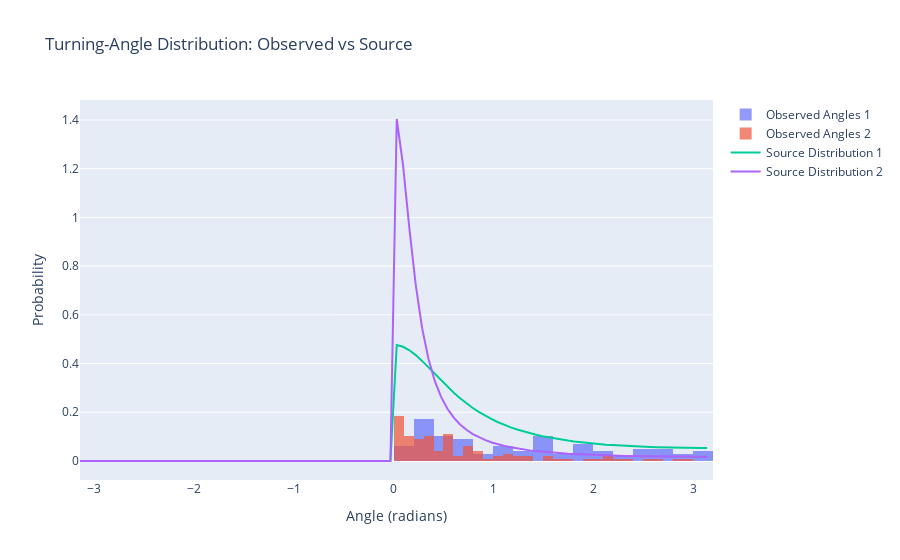

Notebook source saved alongside this figure:
### Code cell
import numpy as np
import pandas as pd
import plotly.graph_objects as go
from scipy.stats import wrapcauchy

def correlated_random_walk_cauchy(n_steps, step_size=1, cauchy_coeff=0.5):
    """
    Genera una trayectoria de CRW con ángulos distribuidos según la distribución de Cauchy.
    
    Parameters:
    - n_steps: Número de pasos
    - step_size: Tamaño de los pasos
    - cauchy_coeff: Coeficiente de Cauchy para controlar el comportamiento de los ángulos
    
    Returns:
    - df: DataFrame con las posiciones x, y
    """
    # Generar ángulos con distribución de Cauchy
    angles = wrapcauchy.rvs(cauchy_coeff, size=n_steps)
    positions = [[0, 0]]  # Iniciar en el origen
    
    for i in range(1, n_steps):
        dx = step_size * np.cos(angles[i])
        dy = step_size * np.sin(angles[i])
        new_position = [positions[-1][0] + dx, positions[-1][1] + dy]
        positions.append(new_position)
    
    df = pd.DataFrame(positions, columns=['x_pos', 'y_pos'])
    return df, angles
def turning_angles(df):
    """
    Calcula los ángulos de giro para una trayectoria dada.
    
    Parameters:
    df (pandas.DataFrame): DataFrame con las posiciones ['x_pos', 'y_pos'].
    
    Returns:
    numpy.array: Ángulos de giro entre cada tres puntos consecutivos.
    """
    angles = []
    for i in range(1, len(df) - 1):
        # Vectores entre puntos consecutivos
        vec1 = df.iloc[i] - df.iloc[i-1]
        vec2 = df.iloc[i+1] - df.iloc[i]
        
        # Producto punto y norma
        dot_product = np.dot(vec1, vec2)
        norm1 = np.linalg.norm(vec1)
        norm2 = np.linalg.norm(vec2)
        
        # Calcular el ángulo
        angle = np.arccos(dot_product / (norm1 * norm2))
        angles.append(angle)
    
    return np.array(angles)
# Generar dos trayectorias CRW con diferentes coeficientes de Cauchy
crw_trajectory_1, source_angles_1 = correlated_random_walk_cauchy(n_steps=100, cauchy_coeff=0.5)
crw_trajectory_2, source_angles_2 = correlated_random_walk_cauchy(n_steps=100, cauchy_coeff=0.8)

# Calcular los ángulos de giro observados para ambas trayectorias
observed_angles_1 = turning_angles(crw_trajectory_1)
observed_angles_2 = turning_angles(crw_trajectory_2)

# Graficar las distribuciones
fig = go.Figure()

# Histograma de ángulos observados para la primera trayectoria
fig.add_trace(go.Histogram(x=observed_angles_1, nbinsx=30, histnorm='probability', name='Observed Angles 1', opacity=0.7))

# Histograma de ángulos observados para la segunda trayectoria
fig.add_trace(go.Histogram(x=observed_angles_2, nbinsx=30, histnorm='probability', name='Observed Angles 2', opacity=0.7))

# Curva de distribución de Cauchy para la primera trayectoria
x_vals = np.linspace(-np.pi, np.pi, 100)
y_vals_1 = wrapcauchy.pdf(x_vals, 0.5)
fig.add_trace(go.Scatter(x=x_vals, y=y_vals_1, mode='lines', name='Source Distribution 1'))

# Curva de distribución de Cauchy para la segunda trayectoria
y_vals_2 = wrapcauchy.pdf(x_vals, 0.8)
fig.add_trace(go.Scatter(x=x_vals, y=y_vals_2, mode='lines', name='Source Distribution 2'))

# Configuración del gráfico
fig.update_layout(title='Turning-Angle Distribution: Observed vs Source',
                  xaxis_title='Angle (radians)',
                  yaxis_title='Probability',
                  barmode='overlay')

fig.show()

### Figure 1 — Plotly figure (JSON) as saved in the notebook; plotly's stock layout.template omitted (floating-point values rounded to 4 significant figures)
{"data": [{"histnorm": "probability", "name": "Observed Angles 1", "nbinsx": 30, "opacity": 0.7, "type": "histogram", "x": [1.796, 0.4907, 2.138, 2.95, 1.596, 1.935, 1.038, 0.3247, 0.3066, 0.8332, 0.7213, 1.373, 1.829, 2.578, 1.545, 0.2232, 0.7618, 0.7959, 3.047, 0.2502, 0.3815, 0.6865, 0.3671, 0.04409, 1.03, 1.017, 0.4491, 1.855, 2.094, 0.4925, 1.526, 1.452, 1.698, 3.024, 1.875, 1.543, 2.767, 0.2429, 2.487, 0.2241, 0.5354, 1.248, 0.8949, 0.354, 2.044, 3.004, 0.04874, 0.4916, 0.6863, 2.347, 0.2359, 1.9, 1.871, 2.863, 0.5297, 1.299, 1.052, 1.67, 0.7132, 0.4468, 0.1255, 2.519, 2.757, 0.2095, 1.558, 2.257, 2.737, 2.458, 0.48, 2.438, 1.902, 0.3747, 0.3752, 0.7981, 2.994, 2.71, 0.4658, 0.1996, 0.2932, 0.6093, 0.278, 0.00965, 0.6547, 1.049, 0.3081, 1.419, 1.52, 0.04009, 1.465, 1.406, 0.2575, 3.071, 1.324, 1.08, 2.711, 0.9049, 0.5629, 2.131]}, {"histnorm": "probability", "name": "Observed Angles 2", "nbinsx": 30, "opacity": 0.7, "type": "histogram", "x": [0.8062, 0.2469, 0.3516, 0.5585, 0.2999, 0.4734, 0.4922, 0.2426, 0.1447, 0.1729, 0.8228, 1.09, 0.3345, 0.26, 0.0252, 0.0788, 0.007638, 0.08533, 0.727, 0.1547, 0.531, 0.5483, 0.7997, 2.154, 1.518, 0.5657, 0.06188, 0.05005, 0.04078, 0.05096, 0.6384, 1.037, 0.2569, 1.143, 0.08829, 1.172, 0.07914, 1.272, 1.674, 0.8349, 0.1414, 0.4139, 0.2241, 0.4173, 0.5473, 0.5204, 1.371, 1.776, 0.314, 0.1124, 0.8159, 2.67, 2.591, 0.04726, 0.6979, 1.284, 0.5586, 0.5453, 0.506, 0.7101, 2.985, 0.001749, 2.843, 0.7563, 0.5982, 0.122, 0.08822, 0.3087, 0.5532, 0.7316, 0.1668, 0.02717, 0.1775, 2.327, 2.173, 0.7896, 1.925, 1.376, 0.9997, 1.6, 1.13, 0.3985, 0.06433, 0.1712, 0.3117, 0.2538, 0.1281, 0.01867, 0.3703, 0.2601, 0.3707, 0.2495, 0.002899, 0.09198, 2.001, 2.241, 0.307, 0.3309]}, {"mode": "lines", "name": "Source Distribution 1", "type": "scatter", "x": [-3.142, -3.078, -3.015, -2.951, -2.888, -2.824, -2.761, -2.697, -2.634, -2.57, -2.507, -2.443, -2.38, -2.317, -2.253, -2.19, -2.126, -2.063, -1.999, -1.936, -1.872, -1.809, -1.745, -1.682, -1.618, -1.555, -1.491, -1.428, -1.365, -1.301, -1.238, -1.174, -1.111, -1.047, -0.9837, -0.9203, -0.8568, -0.7933, -0.7299, -0.6664, -0.6029, -0.5395, -0.476, -0.4125, -0.3491, -0.2856, -0.2221, -0.1587, -0.0952, -0.03173, 0.03173, 0.0952, 0.1587, 0.2221, 0.2856, 0.3491, 0.4125, 0.476, 0.5395, 0.6029, 0.6664, 0.7299, 0.7933, 0.8568, 0.9203, 0.9837, 1.047, 1.111, 1.174, 1.238, 1.301, 1.365, 1.428, 1.491, 1.555, 1.618, 1.682, 1.745, 1.809, 1.872, 1.936, 1.999, 2.063, 2.126, 2.19, 2.253, 2.317, 2.38, 2.443, 2.507, 2.57, 2.634, 2.697, 2.761, 2.824, 2.888, 2.951, 3.015, 3.078, 3.142], "y": [0, 0, 0, 0, 0, 0, 0, 0, 0, 0, 0, 0, 0, 0, 0, 0, 0, 0, 0, 0, 0, 0, 0, 0, 0, 0, 0, 0, 0, 0, 0, 0, 0, 0, 0, 0, 0, 0, 0, 0, 0, 0, 0, 0, 0, 0, 0, 0, 0, 0, 0.4765, 0.469, 0.4546, 0.4347, 0.4109, 0.3847, 0.3575, 0.3305, 0.3045, 0.28, 0.2573, 0.2365, 0.2176, 0.2006, 0.1852, 0.1715, 0.1592, 0.1481, 0.1382, 0.1293, 0.1214, 0.1142, 0.1078, 0.102, 0.09672, 0.09199, 0.08772, 0.08385, 0.08034, 0.07716, 0.07428, 0.07167, 0.06931, 0.06716, 0.06523, 0.06347, 0.0619, 0.06048, 0.05921, 0.05808, 0.05708, 0.0562, 0.05544, 0.0548, 0.05426, 0.05382, 0.05348, 0.05324, 0.0531, 0.05305]}, {"mode": "lines", "name": "Source Distribution 2", "type": "scatter", "x": [-3.142, -3.078, -3.015, -2.951, -2.888, -2.824, -2.761, -2.697, -2.634, -2.57, -2.507, -2.443, -2.38, -2.317, -2.253, -2.19, -2.126, -2.063, -1.999, -1.936, -1.872, -1.809, -1.745, -1.682, -1.618, -1.555, -1.491, -1.428, -1.365, -1.301, -1.238, -1.174, -1.111, -1.047, -0.9837, -0.9203, -0.8568, -0.7933, -0.7299, -0.6664, -0.6029, -0.5395, -0.476, -0.4125, -0.3491, -0.2856, -0.2221, -0.1587, -0.0952, -0.03173, 0.03173, 0.0952, 0.1587, 0.2221, 0.2856, 0.3491, 0.4125, 0.476, 0.5395, 0.6029, 0.6664, 0.7299, 0.7933, 0.8568, 0.9203, 0.9837, 1.047, 1.111, 1.174, 1.238, 1.301, 1.365, 1.428, 1.491, 1.555, 1.618, 1.682, 1.745, 1.809, 1.872, 1.936, 1.999, 2.063, 2.126, 2.19, 2.253, 2.317, 2.38, 2.443, 2.507, 2.57, 2.634, 2.697, 2.761, 2.824, 2.888, 2.951, 3.015, 3.078, 3.142], "y": [0, 0, 0, 0, 0, 0, 0, 0, 0, 0, 0, 0, 0, 0, 0, 0, 0, 0, 0, 0, 0, 0, 0, 0, 0, 0, 0, 0, 0, 0, 0, 0, 0, 0, 0, 0, 0, 0, 0, 0, 0, 0, 0, 0, 0, 0, 0, 0, 0, 0, 1.404, 1.213, 0.9534, 0.7224, 0.5467, 0.4198, 0.3289, 0.263, 0.2144, 0.1779, 0.1499, 0.128, 0.1107, 0.09675, 0.08539, 0.07602, 0.06821, 0.06164, 0.05607, 0.05131, 0.04721, 0.04366, 0.04057, 0.03786, 0.03549, 0.03339, 0.03153, 0.02988, 0.0284, 0.02709, 0.02591, 0.02486, 0.02392, 0.02307, 0.02231, 0.02163, 0.02102, 0.02048, 0.01999, 0.01957, 0.01919, 0.01886, 0.01857, 0.01833, 0.01813, 0.01797, 0.01784, 0.01775, 0.0177, 0.01768]}], "layout": {"barmode": "overlay", "title": {"text": "Turning-Angle Distribution: Observed vs Source"}, "xaxis": {"title": {"text": "Angle (radians)"}}, "yaxis": {"title": {"text": "Probability"}}}}
